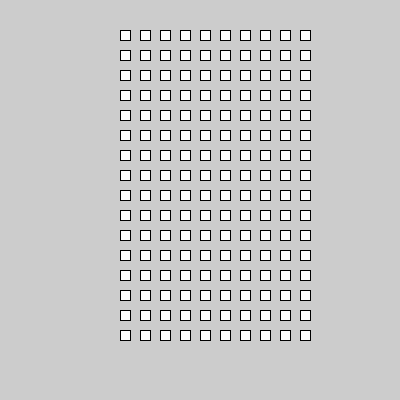
Frame 1 (no input)
Frame 2 (the mouse pressed at the canvas centre, redrawn once): identical to frame 1, image omitted

The Processing sketch that drew this single still picture (run headless with seeded random() and noise(); the mouse was pressed at the canvas centre and the sketch redrawn once):

// Processing sketch: loops3
// ── loops3.pde
// The following example is taken from Processing website.
// https://processing.org/reference/for.html
// its worth a read
// Remember anything you dont understand click "look up in reference"


void setup(){
size(400, 400);
noLoop ();
};

// theses nested for loops still make my head hurt

void draw(){ 
for (int i = 120; i < 320; i = i+20) {
  for (int j = 0; j < 320; j = j+20) {
    square(i, j+30, 10);
  }
}

}


//challenge for today.
//Using for loops try to make a repetitive pattern
//with different shapes or sizes or colours.
//look through the other examples that use randomness.
